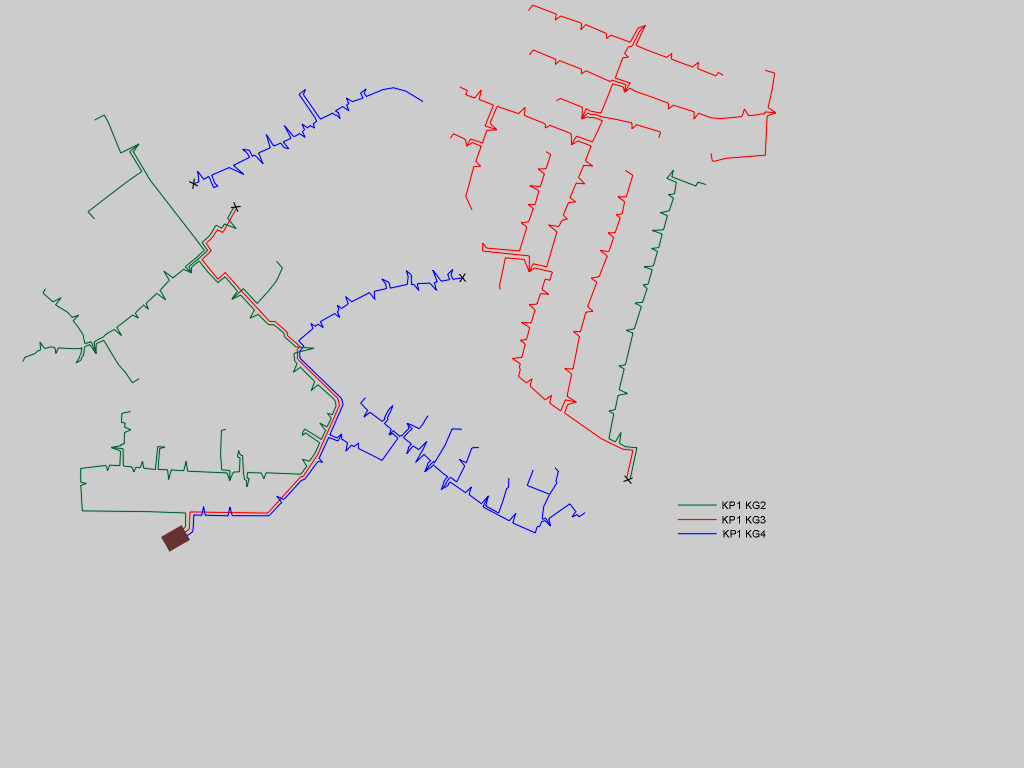
#> input picture frontend/src/maps/Deblin.png, 1024 x 768 px
$ python png_lines_to_svg.py ../frontend/src/maps/Deblin.png
#> lines starting #> are read from the running program, lines starting #| are printed output that depends on the picture; after the words box and inside, x2 and y2 are one past the last pixel; in counts of white or black regions, pixels touching at a corner belong together
#!/usr/bin/env python3
import argparse
from pathlib import Path
import numpy as np
import cv2
from skimage.morphology import skeletonize
import svgwrite

# --- Polyline simplification (RDP) ---
# [19 lines left out: function rdp, not called in this run]

# --- Skeleton tracing to polylines ---
NEIGHBORS = [(-1,-1), (0,-1), (1,-1), (-1,0), (1,0), (-1,1), (0,1), (1,1)]

def neighbors(img, x, y):
    h, w = img.shape
    for dx, dy in NEIGHBORS:
        nx, ny = x+dx, y+dy
        if 0 <= nx < w and 0 <= ny < h and img[ny, nx]:
            yield nx, ny

def degree(img, x, y):
    return sum(1 for _ in neighbors(img, x, y))

def trace_paths(skel):
    sk = skel.astype(np.uint8)
    h, w = sk.shape
    visited = np.zeros_like(sk, dtype=bool)
    endpoints = [(x, y) for y in range(h) for x in range(w) if sk[y, x] and degree(sk, x, y) <= 1]
    paths = []

    def walk(start):
        path = []
        x, y = start
        prev = None
        while True:
            visited[y, x] = True
            path.append((x, y))
            nbrs = [p for p in neighbors(sk, x, y) if not visited[p[1], p[0]]]
            if prev is not None and prev in nbrs and len(nbrs) >= 2:
                nbrs.remove(prev)
            if not nbrs:
                break
            if prev is None:
                nxt = nbrs[0]
            else:
                vx, vy = x - prev[0], y - prev[1]
                def score(p):
                    dx, dy = p[0]-x, p[1]-y
                    return -(vx*dx + vy*dy)
                nxt = sorted(nbrs, key=score)[0]
            prev = (x, y)
            x, y = nxt
        return path

    for start in endpoints:
        if not visited[start[1], start[0]]:
            paths.append(walk(start))
    for y in range(h):
        for x in range(w):
            if sk[y, x] and not visited[y, x]:
                paths.append(walk((x, y)))
    return paths

# --- Color-agnostic mask against gray background ---

def deltaE76(lab, bg_lab):
    d = lab.astype(np.float32) - bg_lab.astype(np.float32)
    return np.sqrt(np.sum(d*d, axis=2))

def mask_lines_auto(img_bgr, delta_thresh=12.0, colorfulness_thresh=18, blur=1):
    if blur > 0:
        img_bgr = cv2.GaussianBlur(img_bgr, (blur|1, blur|1), 0)
    # Background estimate: robust median over full image
    bg = np.median(img_bgr.reshape(-1,3), axis=0).astype(np.uint8)
    lab = cv2.cvtColor(img_bgr, cv2.COLOR_BGR2LAB)
    bg_lab = cv2.cvtColor(bg.reshape(1,1,3), cv2.COLOR_BGR2LAB)[0,0]
    dE = deltaE76(lab, bg_lab)
    # Colorfulness: channel range (gray has low range)
    maxc = img_bgr.max(axis=2).astype(np.int16)
    minc = img_bgr.min(axis=2).astype(np.int16)
    colorfulness = (maxc - minc).astype(np.uint8)
    mask = (dE > float(delta_thresh)) & (colorfulness > int(colorfulness_thresh))
    return mask.astype(np.uint8)

# --- Optional: HSV color masks (kept for explicit-color mode) ---

# [35 lines left out: functions color_mask_hsv_generic, write_svg, not called in this run]

# --- Main ---

def main():
    ap = argparse.ArgumentParser(description='Extract colored linework from PNG to SVG polylines')
    ap.add_argument('input', help='Path to input image (PNG/JPG)')
    ap.add_argument('-o','--output', help='Output SVG path (default: alongside input)')

    # Binarization modes
    ap.add_argument('--mode', choices=['auto','hsv'], default='auto', help='auto: distance-from-gray; hsv: explicit color list')
    ap.add_argument('--colors', nargs='*', default=['red','green'], help='When --mode hsv, list of colors (e.g. red green blue orange)')

    # Auto thresholds
    ap.add_argument('--delta', type=float, default=12.0, help='LAB distance-from-background threshold')
    ap.add_argument('--colorfulness', type=int, default=18, help='RGB range threshold to reject gray background')

    # Morphology + tracing
    ap.add_argument('--open', dest='open_sz', type=int, default=1, help='Opening kernel size (px)')
    ap.add_argument('--close', dest='close_sz', type=int, default=3, help='Closing kernel size (px)')
    ap.add_argument('--min_component_area', type=int, default=150, help='Discard tiny blobs (px)')
    ap.add_argument('--min_points', type=int, default=6, help='Discard polylines shorter than N points')
    ap.add_argument('--epsilon', type=float, default=1.2, help='Polyline simplification epsilon (px)')
    ap.add_argument('--stroke', default='#111', help='SVG stroke color')
    ap.add_argument('--stroke_width', type=float, default=1.6, help='SVG stroke width (px)')
    ap.add_argument('--json', dest='json_path', help='Optional JSON dump of polylines')
    args = ap.parse_args()

    inp = Path(args.input)
    out = Path(args.output) if args.output else inp.with_suffix('.svg')

    img = cv2.imread(str(inp), cv2.IMREAD_COLOR)
#> img is the input picture: shape (768, 1024, 3); mean B, G, R 202.4, 201.7, 202.6
    if img is None:
        raise SystemExit(f'Failed to read image: {inp}')
    h, w = img.shape[:2]
#> h = 768; w = 1024

    # 1) Binarize to foreground mask
    if args.mode == 'auto':
        mask = mask_lines_auto(img, delta_thresh=args.delta, colorfulness_thresh=args.colorfulness, blur=1)
#> in mask_lines_auto, `bg = np.median(img_bgr.reshape(-1,3), axis=0).astype(np.uint8)`: bg = [204, 204, 204]
#> in mask_lines_auto, `lab = cv2.cvtColor(img_bgr, cv2.COLOR_BGR2LAB)`: lab: shape (768, 1024, 3); mean of channels 0, 1, 2 207.4, 128.5, 128
#> in mask_lines_auto, `bg_lab = cv2.cvtColor(bg.reshape(1,1,3), cv2.COLOR_BGR2LAB)[0,0]`: bg_lab = [209, 128, 128]
#> in deltaE76, `d = lab.astype(np.float32) - bg_lab.astype(np.float32)`: d: shape (768, 1024, 3) float32; mean of channels 0, 1, 2 -1.6, 0.5, 0
#> in mask_lines_auto, `maxc = img_bgr.max(axis=2).astype(np.int16)`:
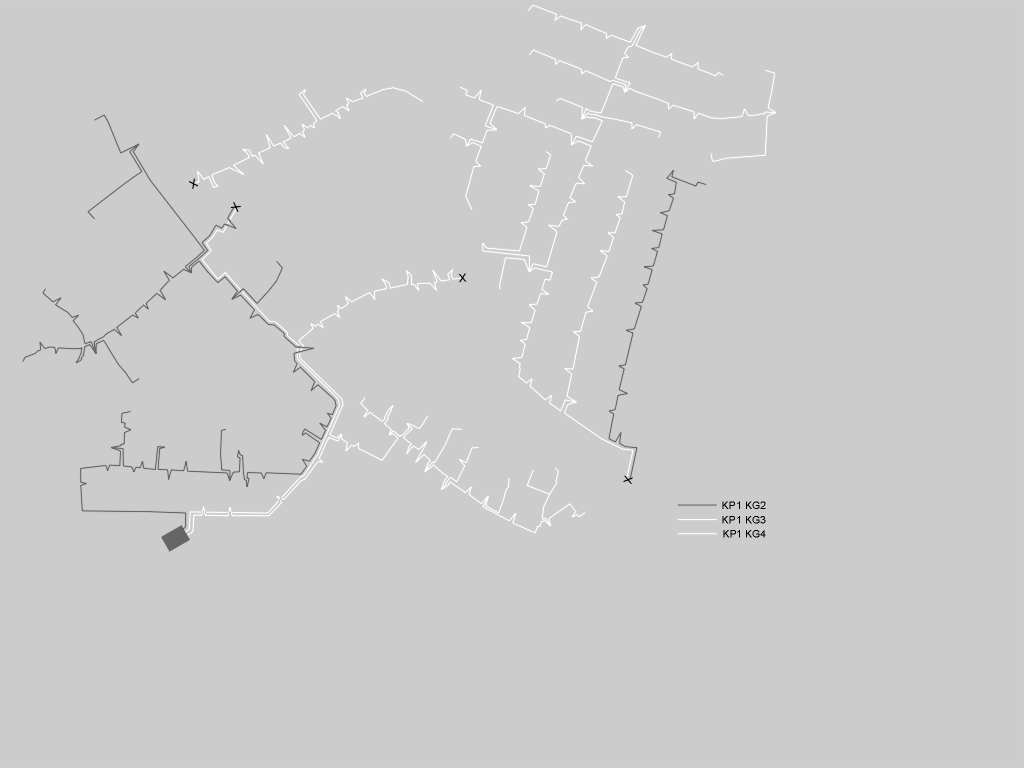
#> maxc: shape (768, 1024) int16; min 0, max 255, mean 203.8
#> in mask_lines_auto, `mask = (dE > float(delta_thresh)) & (colorfulness > int(colorfulness_t..`:
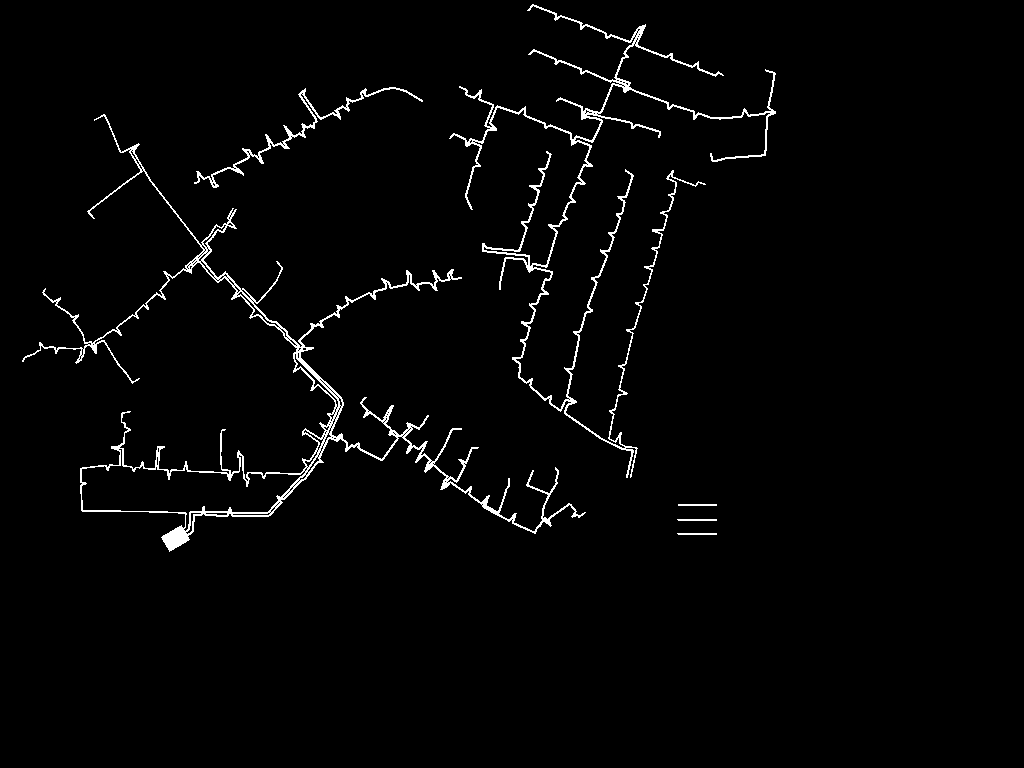
#> mask: shape (768, 1024) bool; 2.1% white in thin lines or dots, all inside (x1, y1, x2, y2) = (22, 4, 776, 552)
    else:
        mask = color_mask_hsv_generic(img, args.colors)

    # 2) Morphological cleanup + gap closing
    k_open = max(1, args.open_sz)
    k_close = max(1, args.close_sz)
    if k_open > 1:
        k = cv2.getStructuringElement(cv2.MORPH_ELLIPSE, (k_open, k_open))
        mask = cv2.morphologyEx(mask, cv2.MORPH_OPEN, k, iterations=1)
    if k_close > 1:
        k = cv2.getStructuringElement(cv2.MORPH_RECT, (k_close, k_close))
        mask = cv2.morphologyEx(mask, cv2.MORPH_CLOSE, k, iterations=1)
#> mask: shape (768, 1024); values 0 (black) and 1 (white), 2.4% white; 6 white regions, box (x1, y1, x2, y2) and area: (22, 114, 586, 552) 9989, (449, 4, 776, 478) 7191, (194, 87, 423, 188) 1259, (677, 519, 717, 521) 79, (677, 533, 717, 535) 79, (678, 504, 717, 506) 78

    # 3) Remove tiny components
    num_labels, labels, stats, _ = cv2.connectedComponentsWithStats(mask, connectivity=8)
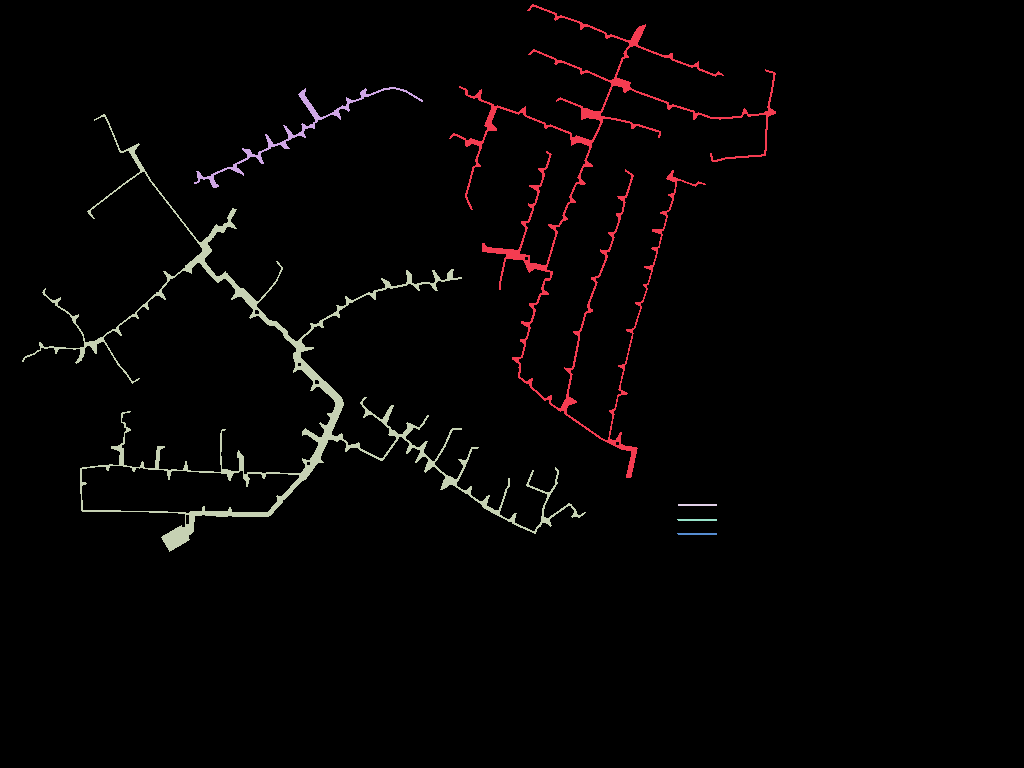
#> labels: shape (768, 1024) int32; 7 distinct labels, from 0 to 6; one colour per label, 0 black
#> num_labels = 7; stats = [[0, 0, 1024, 768, 767757], [449, 4, 327, 474, 7191], [194, 87, 229, 101, 1259], [22, 114, 564, 438, 9989], [678, 504, 39, 2, 78], [677, 519, 40, 2, 79], [677, 533, 40, 2, 79]]
    keep = np.zeros_like(mask)
    for i in range(1, num_labels):
        if stats[i, cv2.CC_STAT_AREA] >= args.min_component_area:
            keep[labels == i] = 1
#> keep: shape (768, 1024); values 0 (black) and 1 (white), 2.3% white; 3 white regions, box (x1, y1, x2, y2) and area: (22, 114, 586, 552) 9989, (449, 4, 776, 478) 7191, (194, 87, 423, 188) 1259

    if not keep.any():
        write_svg(w, h, [], str(out), stroke=args.stroke, stroke_width=args.stroke_width)
        print(f'No foreground detected; wrote empty SVG: {out}')
        return

    # 4) Skeletonize to 1 px width
    skel = skeletonize(keep.astype(bool)).astype(np.uint8)
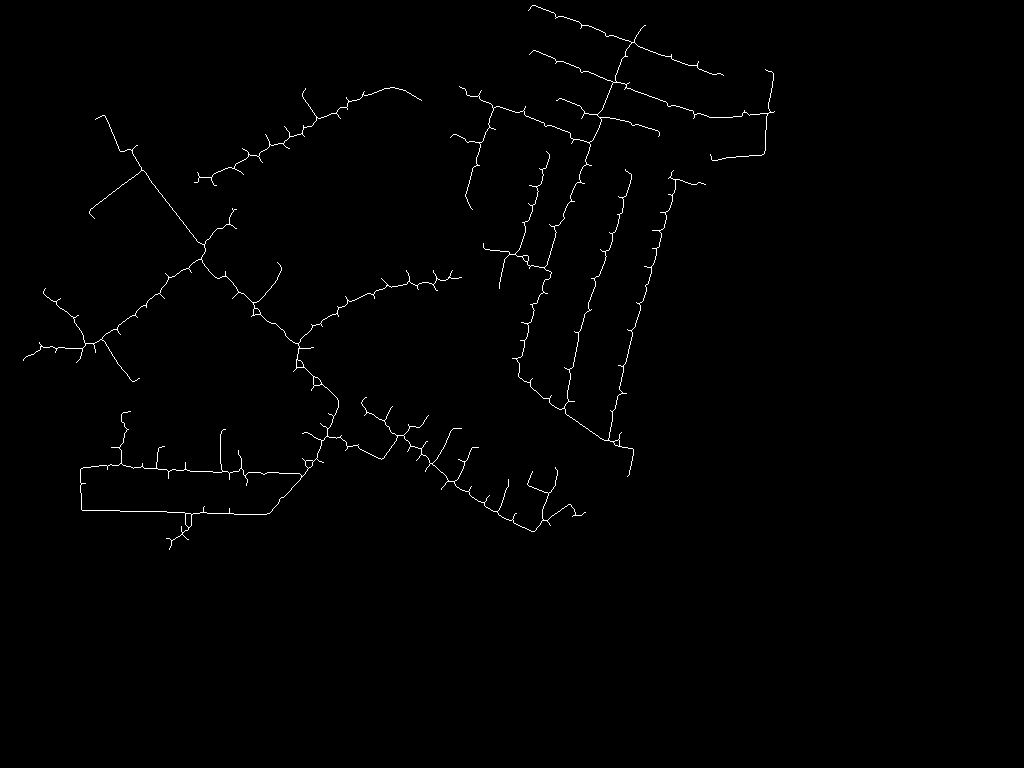
#> skel: shape (768, 1024); values 0 (black) and 1 (white), 0.73% white in thin lines or dots, all inside (x1, y1, x2, y2) = (23, 5, 775, 550)

    # 5) Trace to polylines and simplify
    paths = trace_paths(skel)
#> in trace_paths, `endpoints = [(x, y) for y in range(h) for x in range(w) if sk[y, x] an..`: endpoints = 179 pairs, first value 23 to 774, second value 10 to 549
#> in walk, `x, y = start`: x = 528; y = 10
#> the loop in walk, `while True:` made 129 passes
#> (vx, vy, prev, x, y) on passes 32, 57, 58: (1, 1, (556, 17), 557, 17), (1, 1, (581, 24), 582, 25), (1, 1, (582, 25), 583, 25)
#> (vx, vy, prev, x, y) on passes 2 to 7: (1, -1, (529, 9), 530, 8), (1, -1, (530, 8), 530, 7), (0, -1, (530, 7), 531, 6), (1, -1, (531, 6), 532, 5), (1, -1, (532, 5), 533, 5), (1, 0, (533, 5), 534, 5)
#> after the loop in walk, `while True:`:
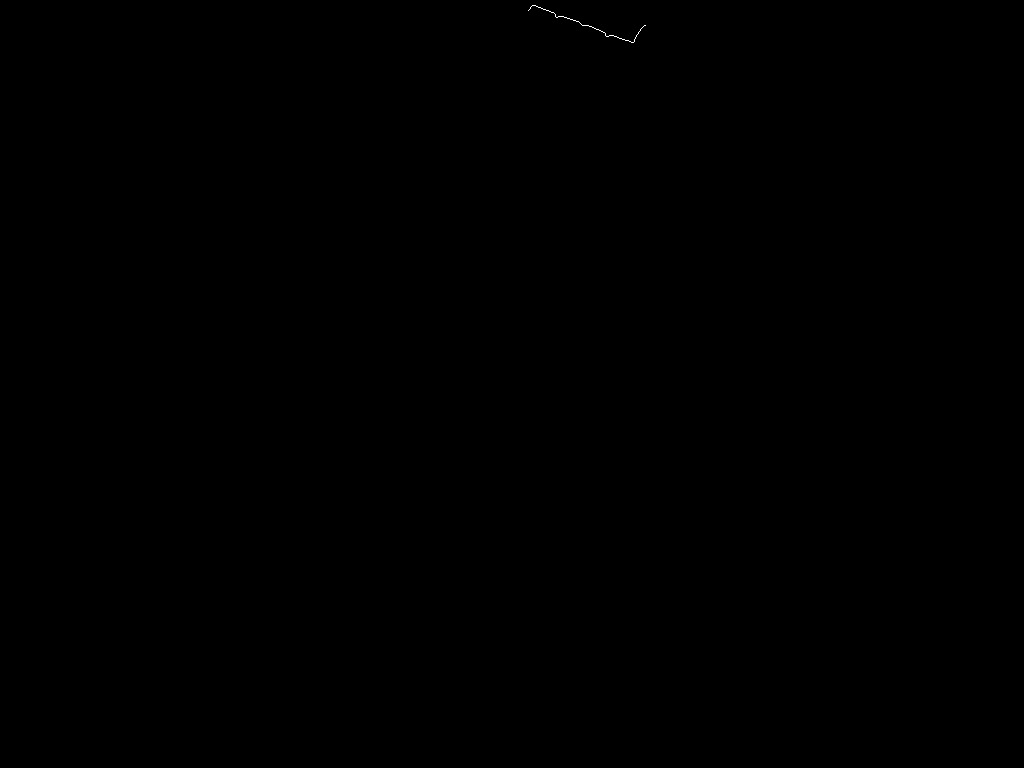
#> visited: shape (768, 1024) bool; 0.02% white in thin lines or dots, all inside (x1, y1, x2, y2) = (528, 5, 646, 43)
#> after the loop in walk, `while True:`: path = 129 pairs, first value 528 to 645, second value 5 to 42
    polylines = []
    for path in paths:
        if len(path) < args.min_points:
            continue
        pts = np.array([[x, y] for x,y in path], dtype=float)
        simp = rdp(pts, args.epsilon)
        polylines.append(simp)

    # 6) SVG output
    write_svg(w, h, polylines, str(out), stroke=args.stroke, stroke_width=args.stroke_width)
    print(f'Wrote SVG: {out}  (polylines={len(polylines)})')

if __name__ == '__main__':
    main()
